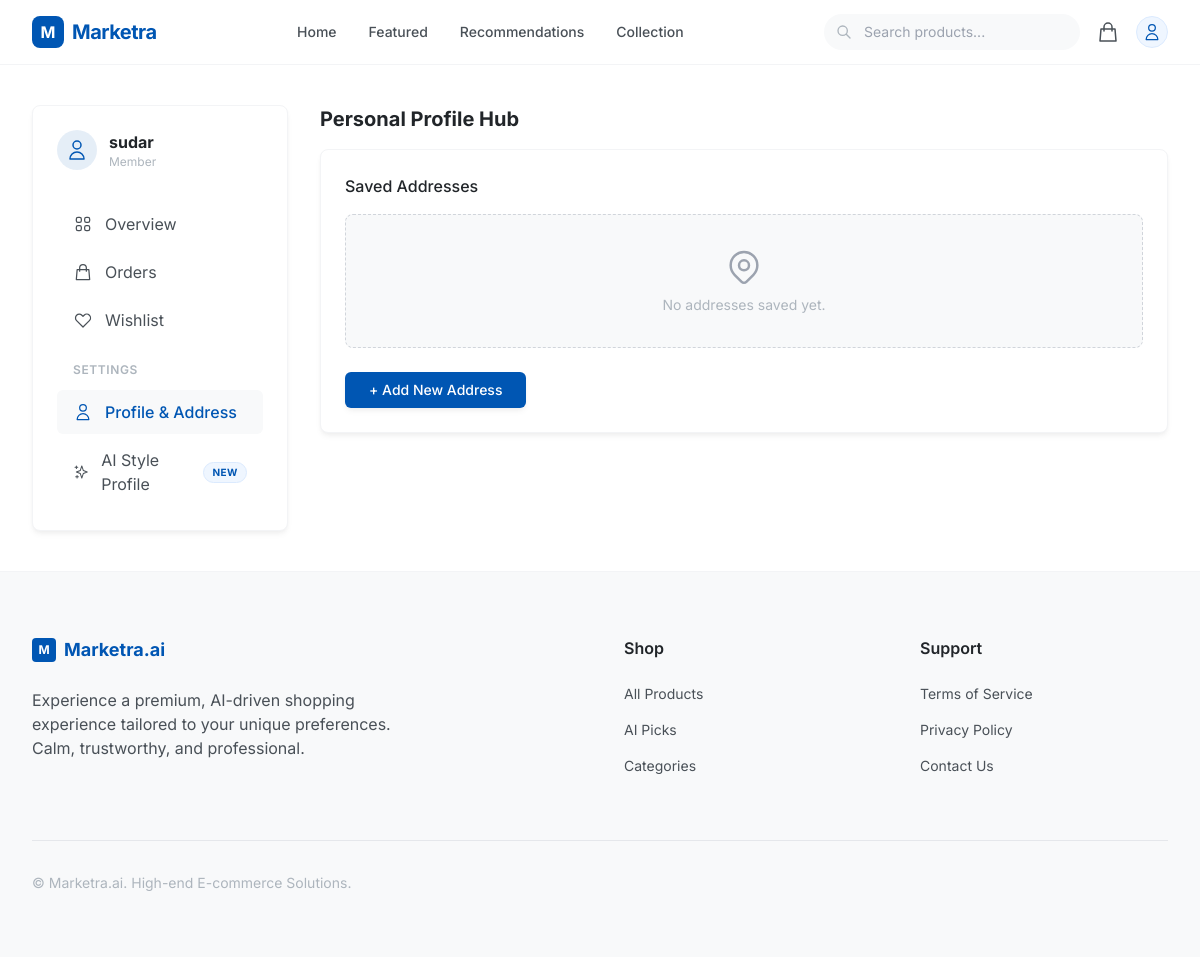
The page /dashboard/profile/ (signed in) on the database as committed earlier.
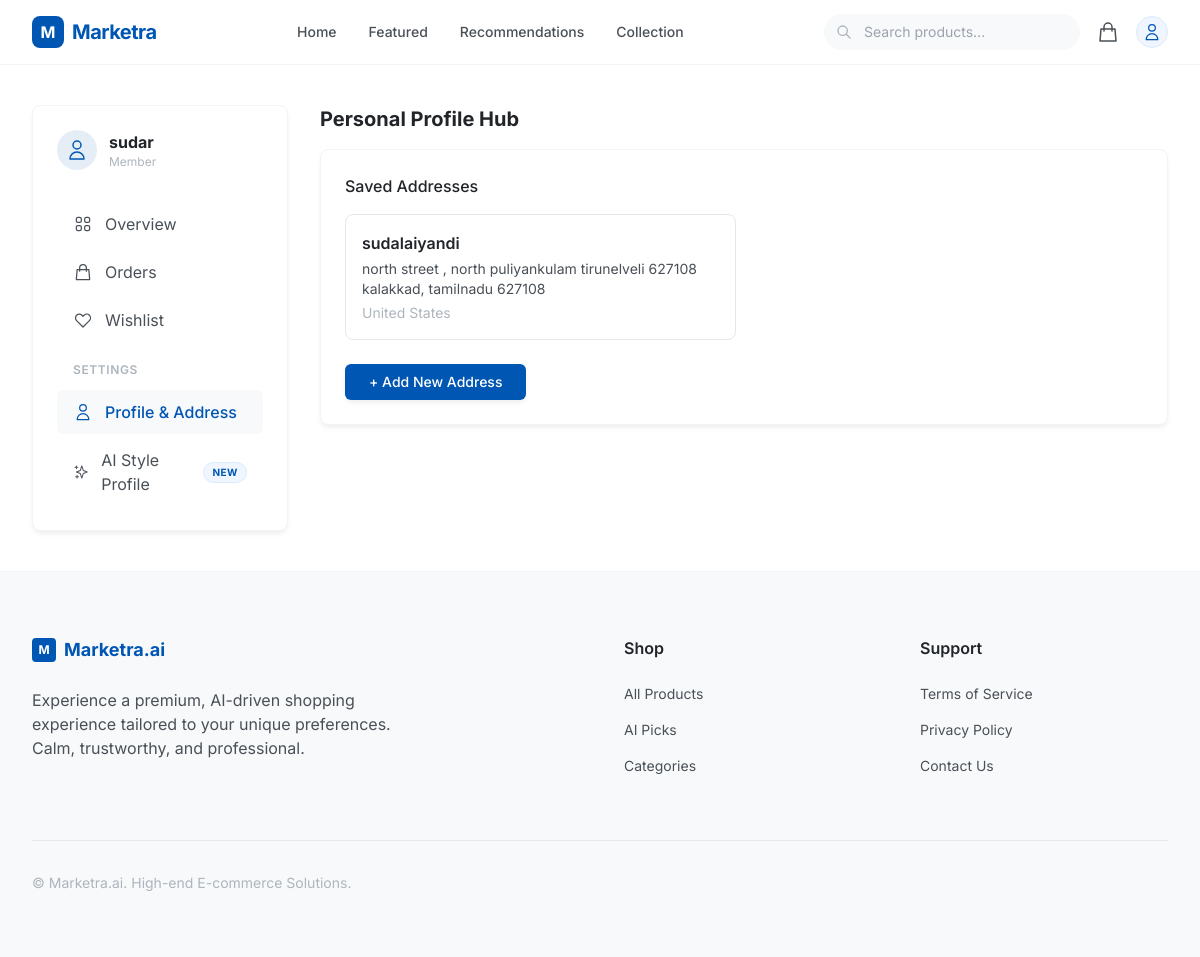
The same page on the database as committed later.
### marketra/models.py (models this page shows, shortened)
class Address(models.Model):
    user = models.ForeignKey(User, on_delete=models.CASCADE, related_name='addresses')
    name = models.CharField(max_length=100, help_text="Full name for delivery")
    street_address = models.CharField(max_length=255)
    city = models.CharField(max_length=100)
    state = models.CharField(max_length=100)
    zip_code = models.CharField(max_length=20)
    country = models.CharField(max_length=100, default='United States')
    is_default = models.BooleanField(default=False)
    class Meta:
        verbose_name_plural = "Addresses"

### marketra/views.py (the view, shortened to what this page needs)
# urls.py: path('dashboard/profile/', views.profile_view, name='profile'),
@login_required
def profile_view(request):
    addresses = request.user.addresses.all()
    return render(request, 'marketra/dashboard/profile.html', {'addresses': addresses})

### marketra/templates/marketra/dashboard/profile.html (shortened to what this page needs)
{% extends 'marketra/dashboard/dashboard_base.html' %}
{% block dashboard_content %}
<div class="space-y-8">
    <div>
        <h2 class="text-xl font-bold text-text-dark mb-4">Personal Profile Hub</h2>
        <div class="card">
            <h3 class="font-medium text-text-dark mb-4">Saved Addresses</h3>
            {% if addresses %}
            <div class="grid grid-cols-1 md:grid-cols-2 gap-4 mb-6">
                {% for address in addresses %}
                <div
                    class="border border-gray-200 rounded-lg p-4 hover:border-primary transition-colors cursor-pointer relative group">
                    <p class="font-semibold text-text-dark">{{ address.name }}</p>
                    <p class="text-sm text-text-medium mt-1">{{ address.street_address }}</p>
                    <p class="text-sm text-text-medium">{{ address.city }}, {{ address.state }} {{ address.zip_code }}
                    </p>
                    <p class="text-sm text-text-muted mt-1">{{ address.country }}</p>
                </div>
                {% endfor %}
            </div>
            {% else %}
            <div class="text-center py-8 bg-secondary-bg rounded-lg border border-dashed border-gray-300 mb-6">
                <p class="text-text-muted text-sm">No addresses saved yet.</p>
            </div>
            {% endif %}
            <button onclick="document.getElementById('add-address-form').classList.toggle('hidden')"
                class="btn-primary w-full md:w-auto text-sm">
                + Add New Address
            </button>
        </div>
    </div>
</div>
{% endblock %}

Rows that differ between the two databases and show on the page:
added Address: name "sudalaiyandi", street_address "north street , north puliyankulam tirunelveli 627108", city "kalakkad", state "tamilnadu", zip_code "627108", country "United States"
Other text that changed with them:
text no longer shown: "No addresses saved yet."
